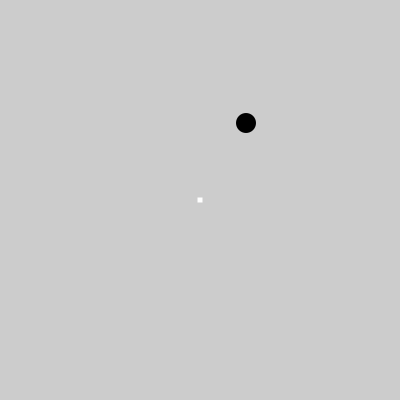
Frame 1 (no input)
Frame 60 (the mouse pressed at the canvas centre just before this capture): identical to frame 1, image omitted
Frame 120 (the mouse held since frame 60 and released just before this capture): identical to frame 1, image omitted

The Processing sketch that drew this single still picture (run headless with seeded random() and noise(); from frame 60 on, the mouse is pressed at the canvas centre):

// Processing sketch: IntersectFunction
// ── IntersectFunction.pde
/**
 * An exercise using and creating functions and methods
 * The "flag" is a large circle and the player is a small
 * rectangle. The flag starts at a random spot in the program
 * and the player starts at the centre. Each time the player 
 * intersects with the flag, the flag moves to a new random spot and 
 * the player resets to the centre.
 * (A) Complete the intersect function and call it in the appropriate spot
 * (B) There are other places that could use methods to help manage complexity
 *     and reduce repetition. Identify these places, create the methods, and call them!
 *
 * @version today's date!
 */

//constants for the sizes
final int FLAG_SIZE = 20;
final int PLAYER_SIZE = 5;

int x, y;          //the player's location
int flagX, flagY;  //the flag's location

void setup()
{
  size(400, 400);
  
  setPositions();

  noStroke();
}

void draw()
{
  background(204);
  
  drawPlayers();
  
  playerMove();
  
  //check to see if the player intersects with the flag
  if(doesPlayerHitFlag())
  {
    setPositions();
  }
}

void drawPlayers()
{
  //draw the flag
  fill(0);
  circle(flagX, flagY, FLAG_SIZE);
  
  //draw the "player"
  rectMode(CENTER);
  fill(255);
  square(x, y, PLAYER_SIZE);  
}

/**
 * intersect function - returns whether or not the player has come
 * into any contact with the flag.
 * @return true - there is contact; false - no contact
 */
boolean doesPlayerHitFlag()
{
  if(dist(x, y, flagX, flagY) <= FLAG_SIZE/2)
  {
    return true;
  }
  else
  {
    return false;
  }
  
  //return dist(x, y, flagX, flagY) <= FLAG_SIZE/2;
}


void playerMove()
{
  //move the player using keys 
  //(not using the mousePressed method because we want smooth movement)
  if(keyPressed)
  {
    if(keyCode == UP)
    {
      y--;
    }
    else if(keyCode == DOWN)
    {
      y++;
    }
    else if(keyCode == LEFT)
    {
      x--;
    }
    else if(keyCode == RIGHT)
    {
      x++;
    }
  }  
}

void setPositions()
{
  x = width/2;
  y = height/2;
  
  //set the flag in a random spot (slightly away from the edge)
  flagX = (int)random(width/10, width*9/10);
  flagY = (int)random(height/10, height*9/10);    
}
 
